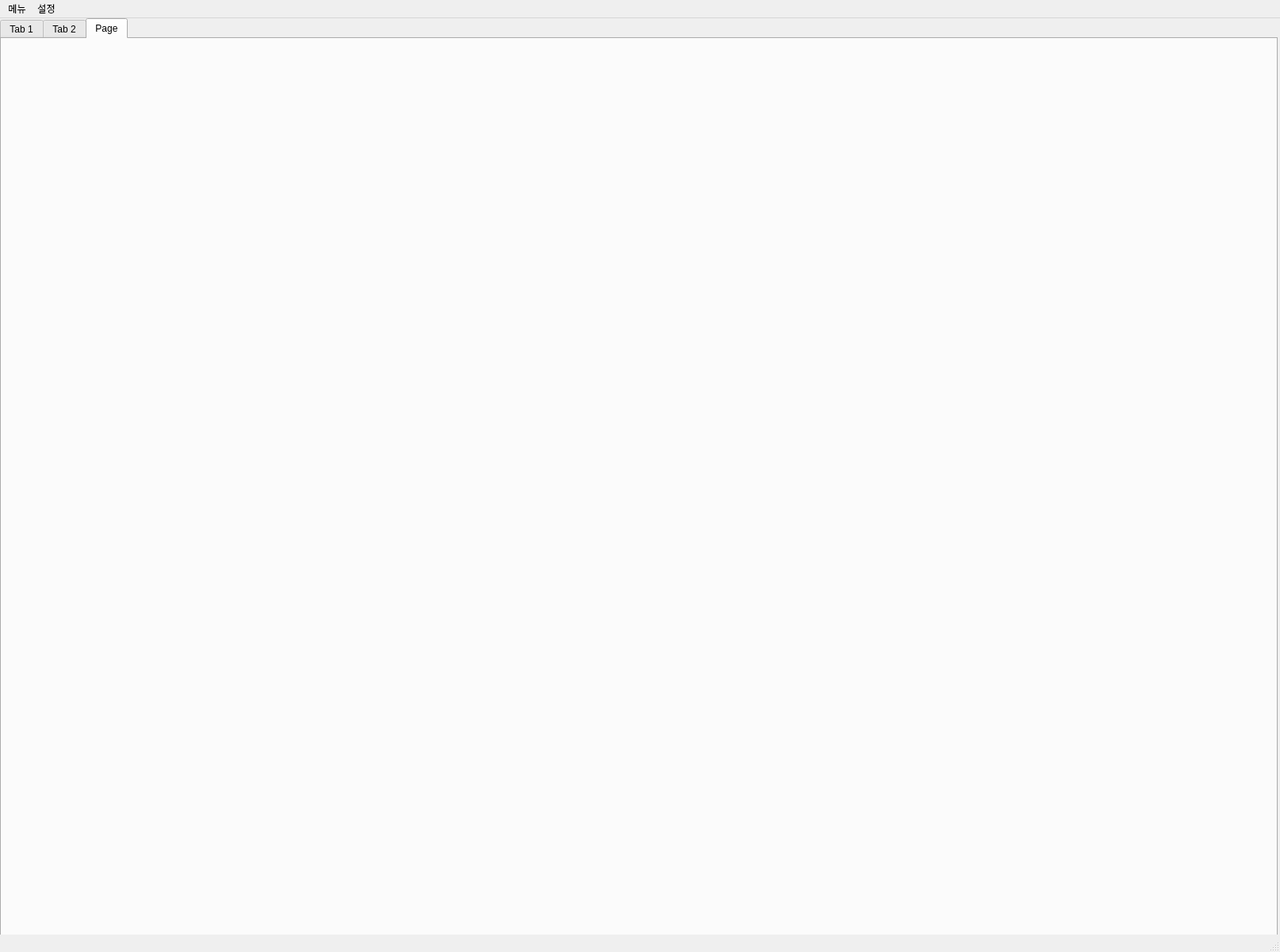
<?xml version="1.0" encoding="UTF-8"?>
<ui version="4.0">
 <class>MainWindow</class>
 <widget class="QMainWindow" name="MainWindow">
  <property name="geometry">
   <rect>
    <x>0</x>
    <y>0</y>
    <width>1614</width>
    <height>1201</height>
   </rect>
  </property>
  <property name="windowTitle">
   <string>MainWindow</string>
  </property>
  <widget class="QWidget" name="centralwidget">
   <widget class="QTabWidget" name="tabWidget">
    <property name="geometry">
     <rect>
      <x>0</x>
      <y>0</y>
      <width>1611</width>
      <height>1181</height>
     </rect>
    </property>
    <property name="currentIndex">
     <number>2</number>
    </property>
    <widget class="QWidget" name="tab">
     <attribute name="title">
      <string>Tab 1</string>
     </attribute>
    </widget>
    <widget class="QWidget" name="tab_2">
     <attribute name="title">
      <string>Tab 2</string>
     </attribute>
    </widget>
    <widget class="QWidget" name="tab_3">
     <attribute name="title">
      <string>Page</string>
     </attribute>
    </widget>
   </widget>
  </widget>
  <widget class="QMenuBar" name="menubar">
   <property name="geometry">
    <rect>
     <x>0</x>
     <y>0</y>
     <width>1614</width>
     <height>27</height>
    </rect>
   </property>
   <widget class="QMenu" name="menu">
    <property name="title">
     <string>메뉴</string>
    </property>
   </widget>
   <widget class="QMenu" name="menu_2">
    <property name="title">
     <string>설정</string>
    </property>
   </widget>
   <addaction name="menu"/>
   <addaction name="menu_2"/>
  </widget>
  <widget class="QStatusBar" name="statusbar"/>
 </widget>
 <resources/>
 <connections/>
</ui>
